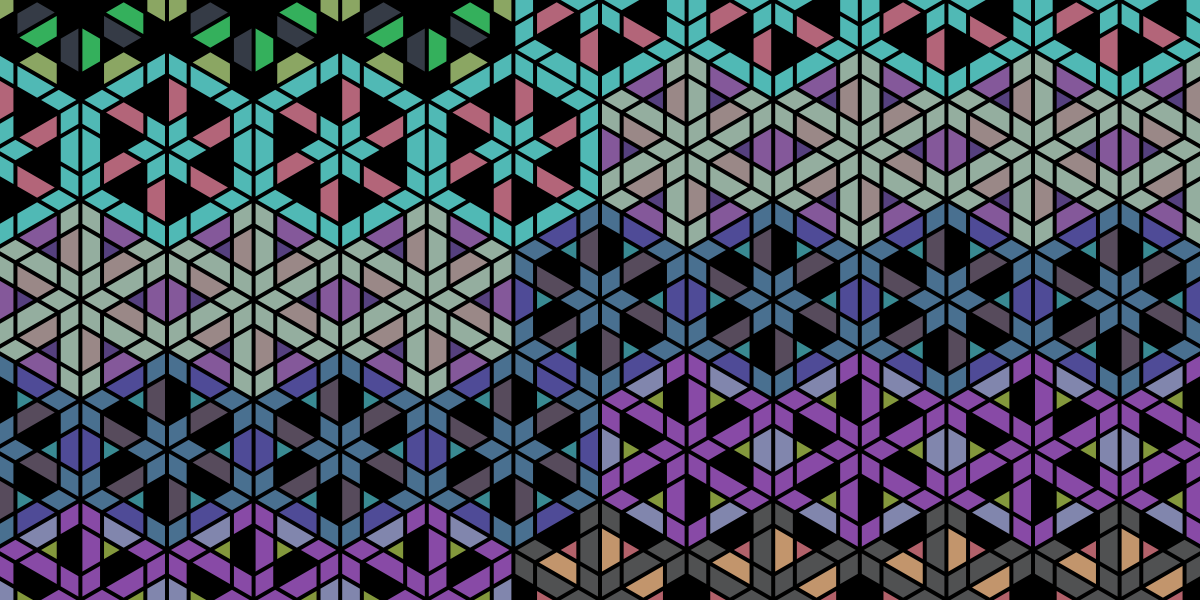

Generate this figure with Python:
#! /home/villares/thonny-env/bin/python3
# You'll need to install py5 and shapely
# Learn more at py5coding.org
# Press SPACE for a new palette

import py5
from shapely import Polygon

OFFSET = -2
BACKGROUND_COLOR = 0
palette = []

def setup():
    py5.size(1200, 600)
    py5.no_loop()
        
def draw():
    py5.background(BACKGROUND_COLOR)
    new_palette(BACKGROUND_COLOR)
    py5.no_stroke()
    r = 100
    w = r * py5.sqrt(3)    
    for j in range(-2, 3):
        y = py5.height / 2 + j * r * 3 / 2
        for i in range(-4, 4):
            x = py5.width / 2 + i * w + (w / 2) * (j % 2)
            if i == 0:
                new_palette(BACKGROUND_COLOR)
            hex_unit(x, y, r)

def hex_unit(xu, yu, ru, ang=0): 
    vs = regular_poly_points(xu, yu, ru / py5.sqrt(3), 6, ang)
    for i, (x, y) in enumerate(vs):
        tri_unit(x, y, ru /  py5.sqrt(3), ang + py5.radians(60) * (i + 1),
                 i if py5.is_mouse_pressed else 0)

def tri_unit(x, y, r, angle=0, n=0):
    evs = regular_poly_points(x, y, r, 3, angle)
    ivs = regular_poly_points(x, y, r / 4, 3, angle)
    py5.fill(palette[n % 2- 2])
    central_triangle = Polygon(ivs).buffer(OFFSET)
    draw_shapely(central_triangle)
    for i in range(3):
        sax, say = evs[i]
        sbx, sby = evs[i - 1]
        scx, scy = evs[i - 2]
        a = py5.lerp(sax, sbx, 1/4), py5.lerp(say, sby, 1/4)
        b = py5.lerp(sax, sbx, 3/4), py5.lerp(say, sby, 3/4)
        c = ivs[i - 1]
        d = ivs[i]
        py5.fill(palette[(i + n) % 5])
        trapezoid = Polygon((a, b, c, d)).buffer(OFFSET)
        draw_shapely(trapezoid)
        e = evs[i-1]
        f = py5.lerp(sbx, scx, 1/4), py5.lerp(sby, scy, 1/4)
        g = c
        h = b
        py5.fill(palette[n % 2 - 1])        
        diamond = Polygon((e, f, g, h)).buffer(OFFSET)
        draw_shapely(diamond)

def draw_shapely(obj):
    shp = py5.convert_cached_shape(obj)
    shp.disable_style()
    py5.shape(shp)

def regular_poly_points(x, y, cr, n, rot=0):
    # cr is the circumradius
    ang = py5.TAU / n
    return [(x + py5.cos(i * ang + rot) * cr,
             y + py5.sin(i * ang + rot) * cr)
            for i in range(n)]

def new_palette(bgd_color):
    rnd_palette = [
    py5.color(py5.random_int(50, 200),
              py5.random_int(50, 200),
              py5.random_int(50, 200))
    for _ in range(5)] + [bgd_color]
    palette[:] = py5.random_sample(rnd_palette * 2, 6)

def key_pressed():
    if py5.key == ' ':
        new_palette(BACKGROUND_COLOR)
        py5.redraw()
    elif py5.key == 'S':
        save_snapshot_and_code()
    elif py5.key == 's':
        py5.save(__file__[:-3]+'.png')
    
def save_snapshot_and_code():
    import shutil
    from py5 import sketch_path, Path, save
    path = sketch_path()
    has_image = Path(__file__[:-3]+'.png').is_file()
    number = len(list(path.iterdir())) - has_image
    snap_name = f'{number:03d}'  # 001, 002 ....
    save(path / snap_name / (snap_name + '.png')) 
    shutil.copyfile(__file__, path / snap_name / (snap_name + '.py'))


import thonny
thonny.get_runner()
py5.run_sketch(block=False) 